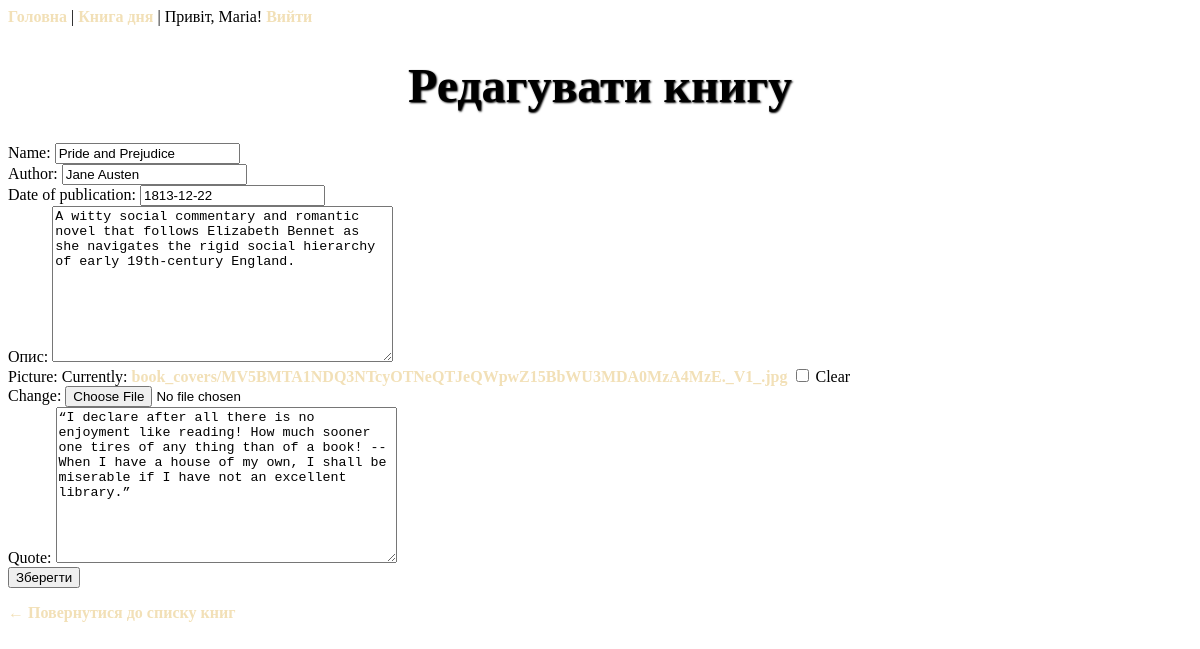
/1/edit/ (signed in), run on the app's committed database.
### books/models.py (models this page shows, shortened)
class Book(models.Model):
    title = models.CharField(
        verbose_name="Name",
        max_length=200
    )
    author = models.CharField(
        verbose_name="Author",
        max_length=100
    )
    published_date = models.DateField(
        verbose_name="Date of publication",
        null=True,
        blank=True
    )
    description = models.TextField(
        verbose_name="Опис",
        blank=True
    )
    cover = models.ImageField(
        verbose_name="Picture",
        upload_to="book_covers/",
        null=True,
        blank=True
    )
    quote = models.TextField(
        verbose_name="Quote",
        blank=True
    )

### books/views.py (the view)
# urls.py: path('<int:pk>/edit/',  BookUpdateView.as_view(), name='book_edit'),
@method_decorator(user_passes_test(is_admin_user), name='dispatch')
class BookUpdateView(UpdateView):
    model = Book
    form_class = BookForm
    template_name = 'books/book_form.html'
    success_url = reverse_lazy('book_list')

### books/forms.py
class BookForm(forms.ModelForm):
    class Meta:
        model = Book
        fields = ['title', 'author', 'published_date', 'description', 'quote', 'cover']

### books/views.py (called while the page is built)
def is_admin_user(user):
    return user.is_authenticated and user.is_staff

### books/templates/books/book_form.html (shortened to what this page needs)
{% load static %}
<!DOCTYPE html>
<html lang="uk">
<head>
    <link rel="stylesheet" href="{% static 'books/style.css' %}">
</head>
<body class="form-page">
    <header>
        <nav>
            <a href="{% url 'book_list' %}">Головна</a> |
            <a href="{% url 'book_of_the_day' %}">Книга дня</a> |
            {% if user.is_authenticated %}
                Привіт, {{ user.username }}!
                <a href="{% url 'logout' %}">Вийти</a>
            {% else %}
                <a href="{% url 'login' %}">Увійти</a> |
                <a href="{% url 'register' %}">Реєстрація</a>
            {% endif %}
        </nav>
    </header>
    <main class="book-form-container">
        <h1>
            {% if form.instance.pk %}Редагувати книгу{% else %}Додати книгу{% endif %}
        </h1>
        <form method="post" enctype="multipart/form-data" class="book-form">
            <div class="form-field">
                {{ form.title.label_tag }}
                {{ form.title }}
            </div>
            <div class="form-field">
                {{ form.author.label_tag }}
                {{ form.author }}
            </div>
            <div class="form-field">
                {{ form.published_date.label_tag }}
                {{ form.published_date }}
            </div>
            <div class="form-field">
                {{ form.description.label_tag }}
                {{ form.description }}
            </div>
            <div class="form-field">
                {{ form.cover.label_tag }}
                {{ form.cover }}
            </div>
            <div class="form-field">
                {{ form.quote.label_tag }}
                {{ form.quote }}
            </div>
            <button type="submit" class="btn-save">
                {% if form.instance.pk %}Зберегти{% else %}Додати{% endif %}
            </button>
        </form>
        <p><a href="{% url 'book_list' %}" class="back-link">← Повернутися до списку книг</a></p>
    </main>
</body>
</html>

### books/static/books/style.css (style rules this page uses)
h1 { font-size: 48px; text-align: center; text-shadow: 1px 1px 2px #000; margin-bottom: 30px; }
a { color: #f2e0b7; font-weight: 700; text-decoration: none; }

### data on the page
Book: title "Pride and Prejudice", author "Jane Austen", published_date "1813-12-22", description "A witty social commentary and romantic novel that follows Elizabeth Bennet as she navigates the rigid social hierarchy of early 19th-century England.", quote "“I declare after all there is no enjoyment like reading! How much sooner one tires of any thing than of a book! -- When I have a house of my own, I shall be miserable if I have not an excellent library.”"

### other printed values
{{ user.username }} "Maria"
